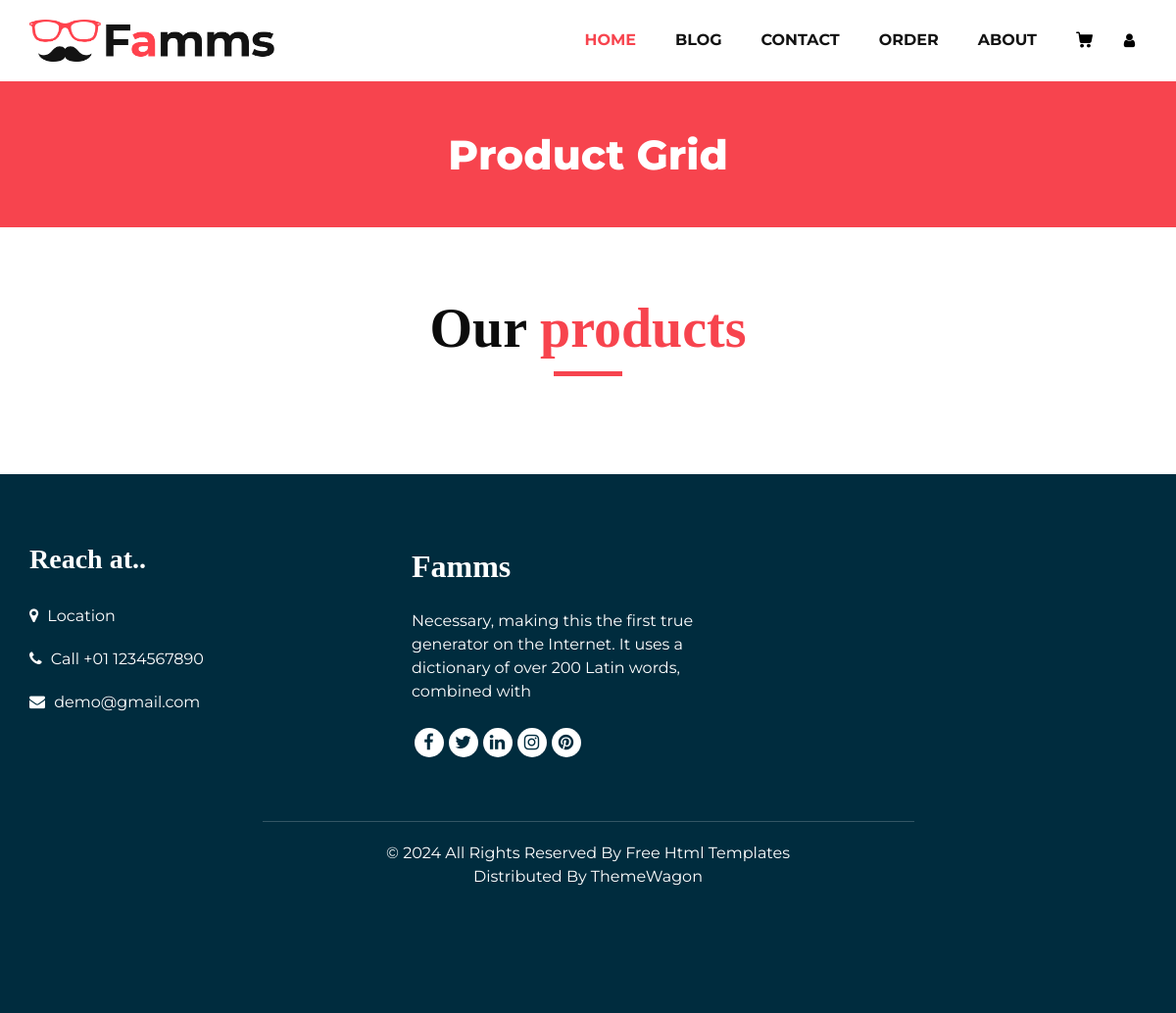
Before: /allproduct/ (upper part) with the older database file.
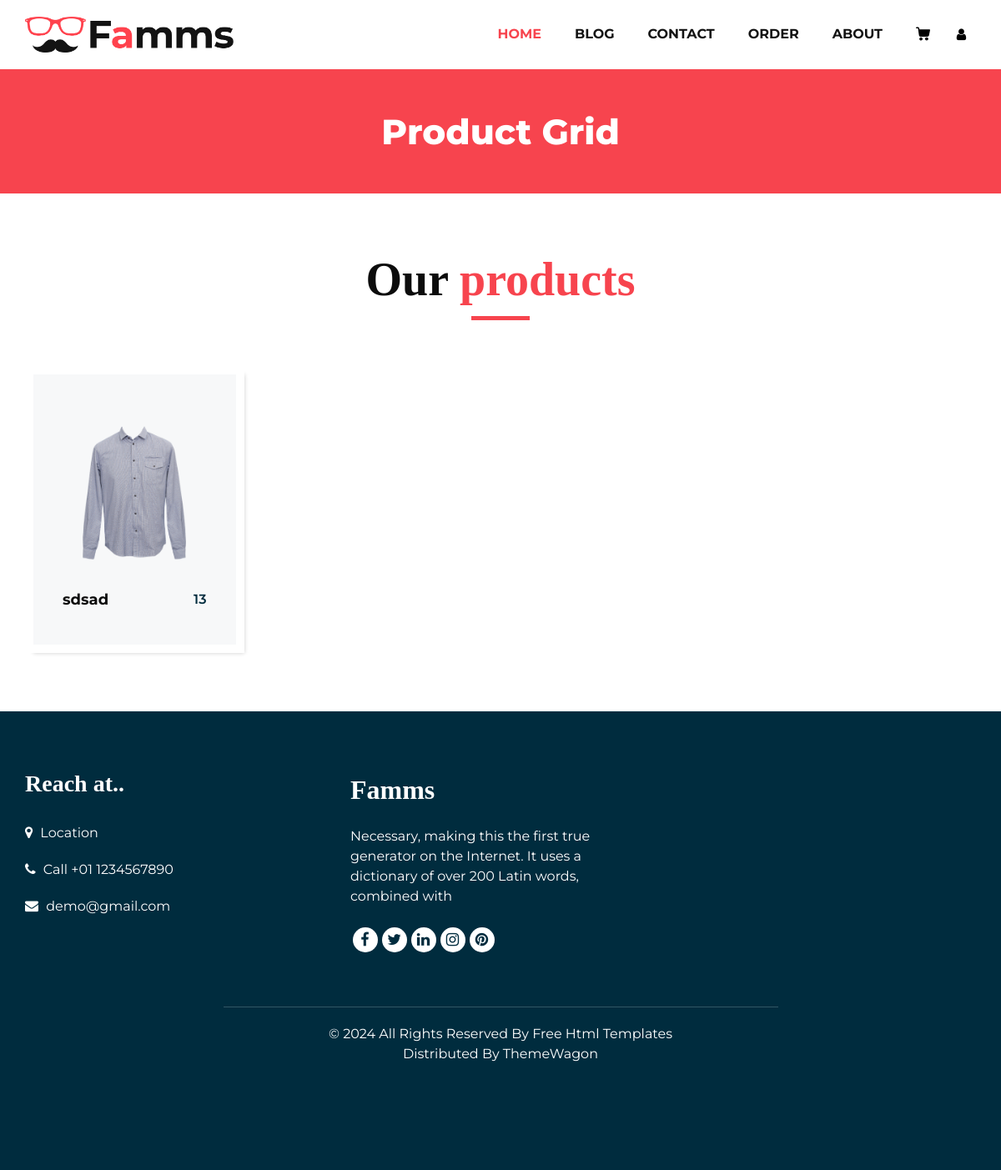
After: the same page with the newer database file.
### product/models.py (models this page shows, shortened)
class Product(models.Model):
    id = models.AutoField(primary_key=True)
    item=models.CharField(max_length=256)
    description=models.CharField(max_length=256)
    category=models.ForeignKey(Category,on_delete=models.CASCADE,default="")
    orginal_price=models.CharField(max_length=256)
    disount_percentage=models.IntegerField()
    discount_price=models.CharField(max_length=256)
    unit=models.ForeignKey(Unit,max_length=256,on_delete=models.CASCADE)
    max_quantity=models.CharField(max_length=256)
    thumbnail=models.CharField(max_length=256)
    image=models.ImageField(upload_to="product", max_length=400,blank=True)

### product/views.py (the view)
# urls.py: path("allproduct/",views.allproduct,name='allproduct'),
def allproduct(request):
    products=Product.objects.all()
    context={"products":products}
    return render(request,"product.html",context)

### templates/product.html (shortened to what the changed rows need)
{% extends 'top_bottom_bar.html' %}
{% load static %}
{% block content %}
   <body class="sub_page">
      <section class="product_section layout_padding">
         <div class="container">
            <div class="heading_container heading_center">
               <h2>
                  Our <span>products</span>
               </h2>
            </div>
            <div class="row">
               {% for product1 in products %}
               <div class="col-sm-6 col-md-4 col-lg-3">
                  <div class="box">
                     <div class="img-box">
                        {% if product1.image %}
                        <img src="{{product1.image.url}}"   alt="">
                        {% endif %}
                     </div>
                     <div class="detail-box">
                        <h5>
                          {{product1.item}}
                        </h5>
                        <h6>
                           {{product1.discount_price}}
                        </h6>
                     </div>
                  </div>
               </div>
            {% endfor %}
      </section>
   </body>
   {% endblock %}

Changed rows visible on the page:
added Product: image (picture), item "sdsad", discount_price "13"
